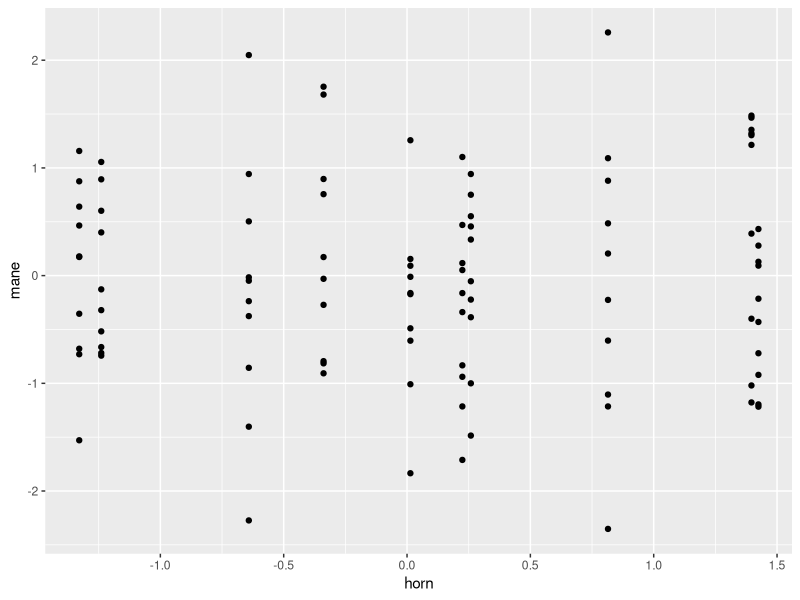
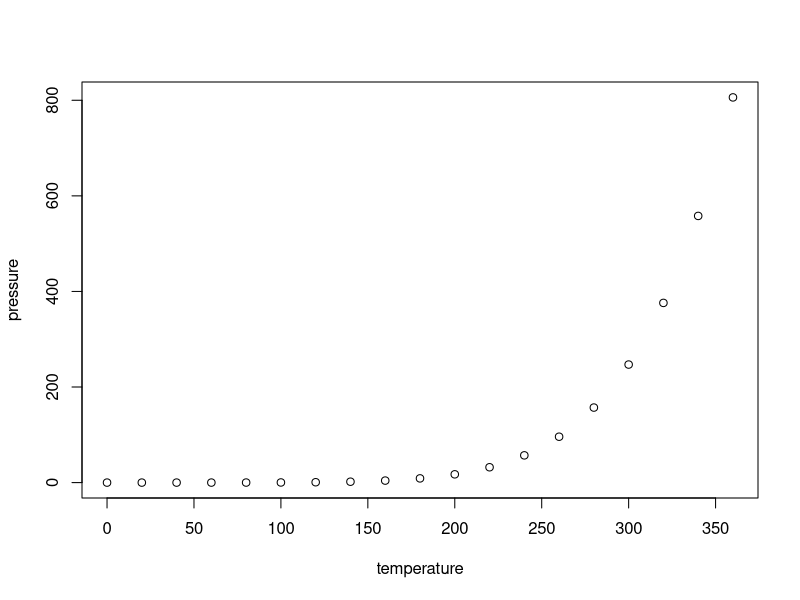

These figures' R source, in order:
## ---- chunk 1
knitr::opts_chunk$set(echo = TRUE)
## ---- chunk 2
library(tidyverse)

unicorns <- data.frame(horn=rnorm(10), mane = rnorm(100))

ggplot(unicorns, aes(x=horn, y=mane))+
  geom_point()
## ---- chunk 3
summary(cars)
## ---- chunk 4
plot(pressure)
